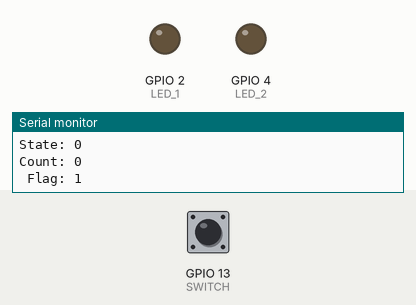
Bench run of a sketch on a simulated ESP32. Parts: output pins drawn as LEDs (lit = HIGH), the last lines printed to the serial monitor. Dashed ring = blinking. The test bench sets the inputs (shaded band); at power-on: GPIO 13 (SWITCH) LOW.

Above: at 1.2 s.
1.3 s: GPIO 13 (SWITCH) pulled HIGH for 1 s
At 3.5 s:
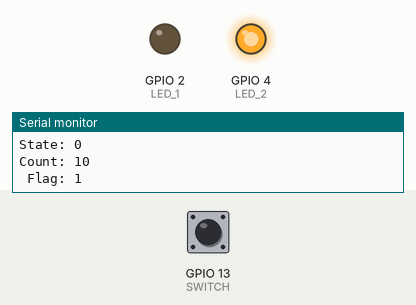
4.3 s: GPIO 13 (SWITCH) pulled HIGH for 3.2 s
At 4.55 s:
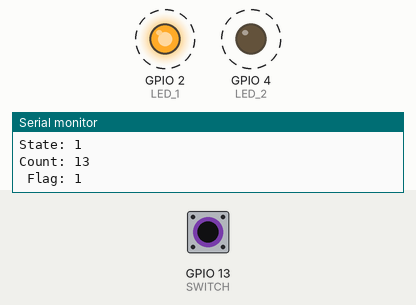
Timing chart, 0 to 8.9 s (numbered marks = the images above; inputs shaded):
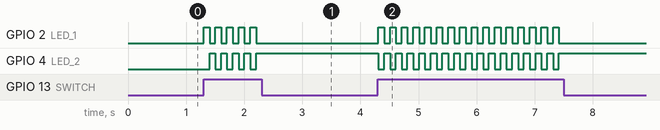

The sketch:

02_Switch_Led_Press.ino
```cpp
// #include "freertos/FreeRTOS.h"
// #include "freertos/task.h"
// #include "freertos/timers.h"

// #define CORE 1
#define SWITCH 13
#define LED_1 2
#define LED_2 4

unsigned int state = 0;
unsigned int count = 0;
unsigned int flag = 1;

unsigned int timeout = 1000;

void setup() {
  // put your setup code here, to run once:
  Serial.begin(9600);

  Serial.println("Serial Begin...");
  pinMode(LED_1, OUTPUT);
  pinMode(LED_2, OUTPUT);
  pinMode(SWITCH, INPUT);
}

void loop() {
  // put your main code here, to run repeatedly:
  state = digitalRead(SWITCH);
  Serial.printf("State: %d\n",state);

  if(state == 1)
  {
    count ++;
    flag = 1;
  }
  Serial.printf("Count: %d\n Flag: %d\n",count,flag);
  if(flag == 1)
  {
    if(count%2 == 1)
    {
      digitalWrite(LED_1, HIGH);
      digitalWrite(LED_2, LOW);
      flag = 0;
    }
    else
    {
      digitalWrite(LED_1, LOW);
      if(count!=0)
      {
        digitalWrite(LED_2, HIGH);
      }
    }
  }
  delay(100);
}
```

Measured:
- after the input at 1.3 s, GPIO 2 (LED_1): alternates HIGH for 0.10 s and LOW for 0.10 s, 10 changes in all, then stays LOW, starting at once; GPIO 4 (LED_2): alternates HIGH for 0.10 s and LOW for 0.10 s, 9 changes in all, then stays HIGH, starting after 0.10 s
- after the input at 4.3 s, GPIO 2 (LED_1): alternates HIGH for 0.10 s and LOW for 0.10 s, 32 changes in all, then stays LOW, starting at once; GPIO 4 (LED_2): alternates HIGH for 0.10 s and LOW for 0.10 s, 32 changes in all, then stays HIGH, starting at once
